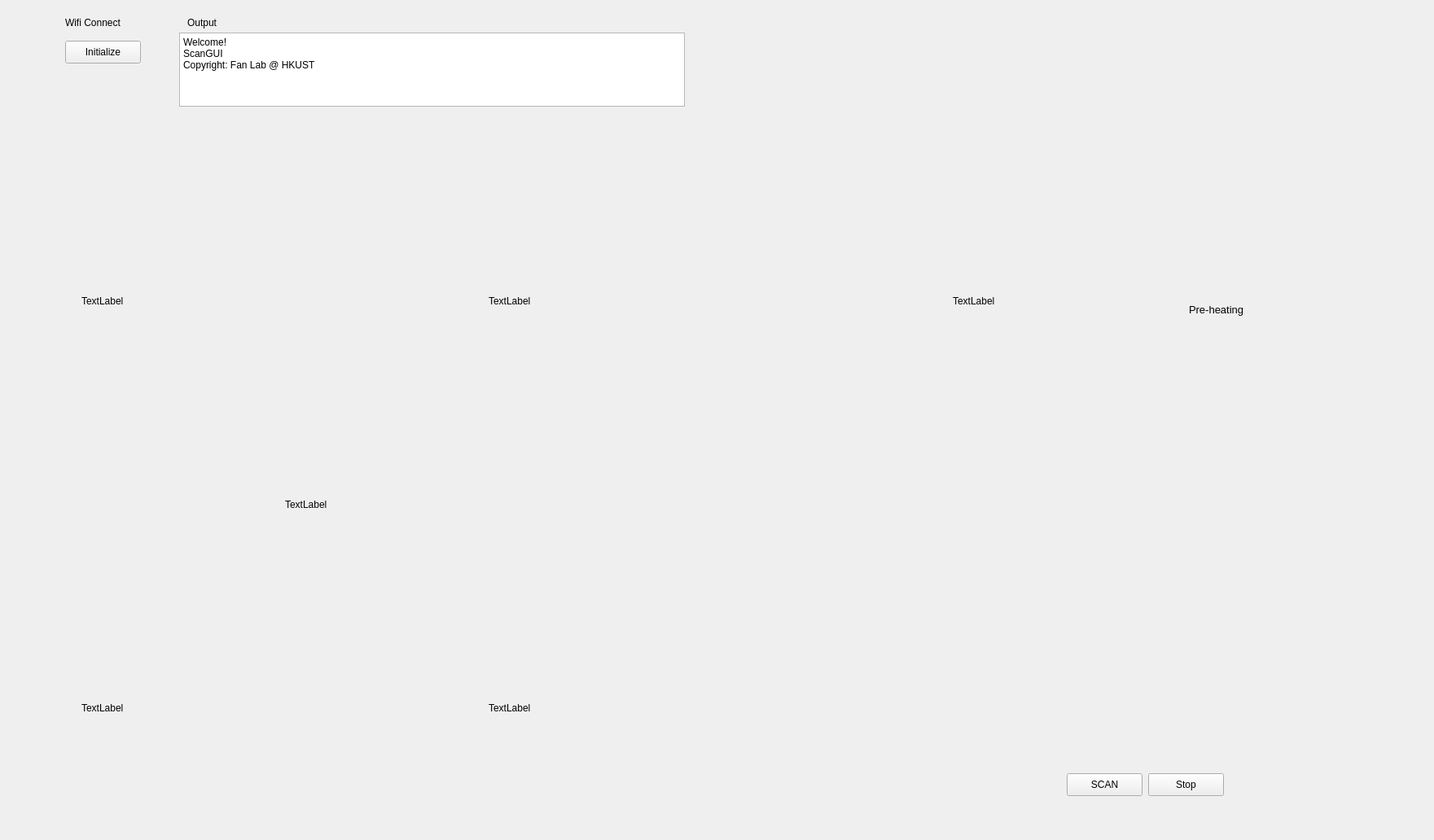
<?xml version="1.0" encoding="UTF-8"?>
<ui version="4.0">
 <class>Form</class>
 <widget class="QWidget" name="Form">
  <property name="geometry">
   <rect>
    <x>0</x>
    <y>0</y>
    <width>1761</width>
    <height>1032</height>
   </rect>
  </property>
  <property name="windowTitle">
   <string>Form</string>
  </property>
  <widget class="QLabel" name="label_30">
   <property name="geometry">
    <rect>
     <x>230</x>
     <y>20</y>
     <width>72</width>
     <height>15</height>
    </rect>
   </property>
   <property name="text">
    <string>Output</string>
   </property>
  </widget>
  <widget class="QTextEdit" name="Console">
   <property name="geometry">
    <rect>
     <x>220</x>
     <y>40</y>
     <width>621</width>
     <height>91</height>
    </rect>
   </property>
   <property name="readOnly">
    <bool>true</bool>
   </property>
   <property name="html">
    <string>&lt;!DOCTYPE HTML PUBLIC &quot;-//W3C//DTD HTML 4.0//EN&quot; &quot;http://www.w3.org/TR/REC-html40/strict.dtd&quot;&gt;
&lt;html&gt;&lt;head&gt;&lt;meta name=&quot;qrichtext&quot; content=&quot;1&quot; /&gt;&lt;style type=&quot;text/css&quot;&gt;
p, li { white-space: pre-wrap; }
&lt;/style&gt;&lt;/head&gt;&lt;body style=&quot; font-family:'SimSun'; font-size:9pt; font-weight:400; font-style:normal;&quot;&gt;
&lt;p style=&quot; margin-top:0px; margin-bottom:0px; margin-left:0px; margin-right:0px; -qt-block-indent:0; text-indent:0px;&quot;&gt;Welcome!&lt;/p&gt;
&lt;p style=&quot; margin-top:0px; margin-bottom:0px; margin-left:0px; margin-right:0px; -qt-block-indent:0; text-indent:0px;&quot;&gt;ScanGUI&lt;/p&gt;
&lt;p style=&quot; margin-top:0px; margin-bottom:0px; margin-left:0px; margin-right:0px; -qt-block-indent:0; text-indent:0px;&quot;&gt;Copyright: Fan Lab @ HKUST&lt;/p&gt;
&lt;p style=&quot;-qt-paragraph-type:empty; margin-top:0px; margin-bottom:0px; margin-left:0px; margin-right:0px; -qt-block-indent:0; text-indent:0px;&quot;&gt;&lt;br /&gt;&lt;/p&gt;&lt;/body&gt;&lt;/html&gt;</string>
   </property>
  </widget>
  <widget class="GraphicsLayoutWidget" name="IMG1" native="true">
   <property name="geometry">
    <rect>
     <x>350</x>
     <y>400</y>
     <width>200</width>
     <height>200</height>
    </rect>
   </property>
  </widget>
  <widget class="GraphicsLayoutWidget" name="IMG2" native="true">
   <property name="geometry">
    <rect>
     <x>100</x>
     <y>150</y>
     <width>200</width>
     <height>200</height>
    </rect>
   </property>
  </widget>
  <widget class="QPushButton" name="scan">
   <property name="enabled">
    <bool>true</bool>
   </property>
   <property name="geometry">
    <rect>
     <x>1310</x>
     <y>950</y>
     <width>93</width>
     <height>28</height>
    </rect>
   </property>
   <property name="text">
    <string>SCAN</string>
   </property>
  </widget>
  <widget class="QPushButton" name="wifi_init">
   <property name="geometry">
    <rect>
     <x>80</x>
     <y>50</y>
     <width>93</width>
     <height>28</height>
    </rect>
   </property>
   <property name="text">
    <string>Initialize</string>
   </property>
  </widget>
  <widget class="QLabel" name="label_22">
   <property name="geometry">
    <rect>
     <x>80</x>
     <y>20</y>
     <width>121</width>
     <height>16</height>
    </rect>
   </property>
   <property name="text">
    <string>Wifi Connect</string>
   </property>
  </widget>
  <widget class="QPushButton" name="stop">
   <property name="geometry">
    <rect>
     <x>1410</x>
     <y>950</y>
     <width>93</width>
     <height>28</height>
    </rect>
   </property>
   <property name="text">
    <string>Stop</string>
   </property>
  </widget>
  <widget class="GraphicsLayoutWidget" name="IMG5" native="true">
   <property name="geometry">
    <rect>
     <x>600</x>
     <y>150</y>
     <width>200</width>
     <height>200</height>
    </rect>
   </property>
  </widget>
  <widget class="GraphicsLayoutWidget" name="IMG3" native="true">
   <property name="geometry">
    <rect>
     <x>100</x>
     <y>650</y>
     <width>200</width>
     <height>200</height>
    </rect>
   </property>
  </widget>
  <widget class="GraphicsLayoutWidget" name="IMG4" native="true">
   <property name="geometry">
    <rect>
     <x>600</x>
     <y>650</y>
     <width>200</width>
     <height>200</height>
    </rect>
   </property>
  </widget>
  <widget class="QLabel" name="C1">
   <property name="geometry">
    <rect>
     <x>350</x>
     <y>610</y>
     <width>250</width>
     <height>20</height>
    </rect>
   </property>
   <property name="autoFillBackground">
    <bool>false</bool>
   </property>
   <property name="text">
    <string>TextLabel</string>
   </property>
  </widget>
  <widget class="QLabel" name="C2">
   <property name="geometry">
    <rect>
     <x>100</x>
     <y>360</y>
     <width>250</width>
     <height>20</height>
    </rect>
   </property>
   <property name="autoFillBackground">
    <bool>false</bool>
   </property>
   <property name="text">
    <string>TextLabel</string>
   </property>
  </widget>
  <widget class="QLabel" name="C5">
   <property name="geometry">
    <rect>
     <x>600</x>
     <y>360</y>
     <width>250</width>
     <height>20</height>
    </rect>
   </property>
   <property name="autoFillBackground">
    <bool>false</bool>
   </property>
   <property name="text">
    <string>TextLabel</string>
   </property>
  </widget>
  <widget class="QLabel" name="C3">
   <property name="geometry">
    <rect>
     <x>100</x>
     <y>860</y>
     <width>250</width>
     <height>20</height>
    </rect>
   </property>
   <property name="autoFillBackground">
    <bool>false</bool>
   </property>
   <property name="text">
    <string>TextLabel</string>
   </property>
  </widget>
  <widget class="QLabel" name="C4">
   <property name="geometry">
    <rect>
     <x>600</x>
     <y>860</y>
     <width>250</width>
     <height>20</height>
    </rect>
   </property>
   <property name="autoFillBackground">
    <bool>false</bool>
   </property>
   <property name="text">
    <string>TextLabel</string>
   </property>
  </widget>
  <widget class="GraphicsLayoutWidget" name="IMG6" native="true">
   <property name="geometry">
    <rect>
     <x>870</x>
     <y>350</y>
     <width>500</width>
     <height>500</height>
    </rect>
   </property>
   <widget class="QLabel" name="Direction">
    <property name="geometry">
     <rect>
      <x>300</x>
      <y>10</y>
      <width>191</width>
      <height>20</height>
     </rect>
    </property>
    <property name="autoFillBackground">
     <bool>false</bool>
    </property>
    <property name="text">
     <string>TextLabel</string>
    </property>
   </widget>
  </widget>
  <widget class="GraphicsLayoutWidget" name="IMG7" native="true">
   <property name="geometry">
    <rect>
     <x>870</x>
     <y>10</y>
     <width>850</width>
     <height>150</height>
    </rect>
   </property>
  </widget>
  <widget class="GraphicsLayoutWidget" name="IMG8" native="true">
   <property name="geometry">
    <rect>
     <x>870</x>
     <y>170</y>
     <width>850</width>
     <height>150</height>
    </rect>
   </property>
  </widget>
  <widget class="QLabel" name="label">
   <property name="geometry">
    <rect>
     <x>1460</x>
     <y>370</y>
     <width>141</width>
     <height>20</height>
    </rect>
   </property>
   <property name="font">
    <font>
     <family>Arial</family>
     <pointsize>10</pointsize>
    </font>
   </property>
   <property name="text">
    <string>Pre-heating</string>
   </property>
  </widget>
  <widget class="QLabel" name="preheating">
   <property name="geometry">
    <rect>
     <x>1410</x>
     <y>360</y>
     <width>30</width>
     <height>30</height>
    </rect>
   </property>
   <property name="text">
    <string/>
   </property>
  </widget>
  <zorder>scan</zorder>
  <zorder>wifi_init</zorder>
  <zorder>label_22</zorder>
  <zorder>IMG2</zorder>
  <zorder>IMG1</zorder>
  <zorder>label_30</zorder>
  <zorder>Console</zorder>
  <zorder>stop</zorder>
  <zorder>IMG5</zorder>
  <zorder>IMG3</zorder>
  <zorder>IMG4</zorder>
  <zorder>C1</zorder>
  <zorder>C2</zorder>
  <zorder>C5</zorder>
  <zorder>C3</zorder>
  <zorder>C4</zorder>
  <zorder>IMG6</zorder>
  <zorder>IMG7</zorder>
  <zorder>IMG8</zorder>
  <zorder>label</zorder>
  <zorder>preheating</zorder>
 </widget>
 <customwidgets>
  <customwidget>
   <class>GraphicsLayoutWidget</class>
   <extends>QWidget</extends>
   <header>pyqtgraph</header>
   <container>1</container>
  </customwidget>
 </customwidgets>
 <resources/>
 <connections/>
 <slots>
  <slot>NI_Init()</slot>
 </slots>
</ui>
